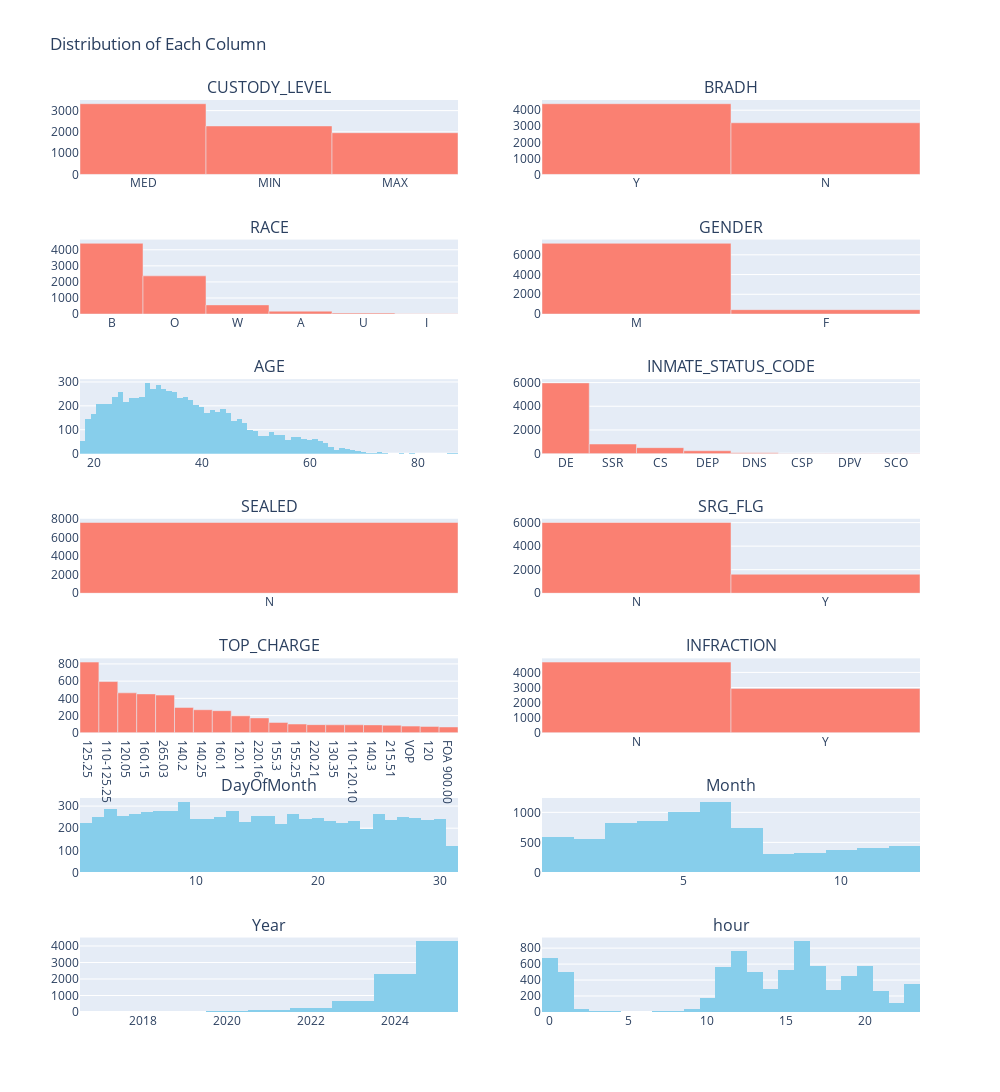

The code cell stored with this chart in its notebook:
### Markdown cell above
EXPLORATORY DATA ANALYSIS

### Code cell
from plotly.subplots import make_subplots

import plotly.graph_objects as go

# Identify numeric and categorical columns
numeric_cols = CU.select_dtypes(include='number').columns
categorical_cols = CU.select_dtypes(include='object').columns

total_cols = len(CU.columns)
rows = (total_cols + 1) // 2

fig = make_subplots(rows=rows, cols=2, subplot_titles=CU.columns)
for i, col in enumerate(CU.columns):
    row = i // 2 + 1
    col_pos = i % 2 + 1
    if col in numeric_cols:
        fig.add_trace(
            go.Histogram(x=CU[col], name=col, marker_color='skyblue'),
            row=row, col=col_pos
        )
    else:
        value_counts = CU[col].value_counts().sort_values(ascending=False)[:20]  # top 20 for readability
        fig.add_trace(
            go.Bar(x=value_counts.index, y=value_counts.values, name=col, marker_color='salmon'),
            row=row, col=col_pos
        )

fig.update_layout(height=rows*350, width=1000, title_text="Distribution of Each Column", showlegend=False)
fig.show()

### Figure 1 — Plotly figure (JSON) as saved in the notebook; plotly's stock layout.template omitted (floating-point values rounded to 4 significant figures; data arrays with more than 128 entries replaced by an {"elided": "..."} marker saying what was removed)
{"data": [{"marker": {"color": "salmon"}, "name": "CUSTODY_LEVEL", "type": "bar", "x": ["MED", "MIN", "MAX"], "xaxis": "x", "y": [3324, 2280, 1961], "yaxis": "y"}, {"marker": {"color": "salmon"}, "name": "BRADH", "type": "bar", "x": ["Y", "N"], "xaxis": "x2", "y": [4404, 3218], "yaxis": "y2"}, {"marker": {"color": "salmon"}, "name": "RACE", "type": "bar", "x": ["B", "O", "W", "A", "U", "I"], "xaxis": "x3", "y": [4401, 2376, 570, 179, 61, 19], "yaxis": "y3"}, {"marker": {"color": "salmon"}, "name": "GENDER", "type": "bar", "x": ["M", "F"], "xaxis": "x4", "y": [7161, 445], "yaxis": "y4"}, {"marker": {"color": "skyblue"}, "name": "AGE", "type": "histogram", "x": {"elided": "7622 float values"}, "xaxis": "x5", "yaxis": "y5"}, {"marker": {"color": "salmon"}, "name": "INMATE_STATUS_CODE", "type": "bar", "x": ["DE", "SSR", "CS", "DEP", "DNS", "CSP", "DPV", "SCO"], "xaxis": "x6", "y": [5972, 813, 506, 243, 64, 17, 6, 1], "yaxis": "y6"}, {"marker": {"color": "salmon"}, "name": "SEALED", "type": "bar", "x": ["N"], "xaxis": "x7", "y": [7622], "yaxis": "y7"}, {"marker": {"color": "salmon"}, "name": "SRG_FLG", "type": "bar", "x": ["N", "Y"], "xaxis": "x8", "y": [6010, 1612], "yaxis": "y8"}, {"marker": {"color": "salmon"}, "name": "TOP_CHARGE", "type": "bar", "x": ["125.25", "110-125.25", "120.05", "160.15", "265.03", "140.2", "140.25", "160.1", "120.1", "220.16", "155.3", "155.25", "220.21", "130.35", "110-120.10", "140.3", "215.51", "VOP", "120", "FOA 900.00"], "xaxis": "x9", "y": [821, 595, 464, 452, 438, 295, 268, 257, 197, 173, 121, 102, 95, 93, 93, 92, 88, 78, 74, 68], "yaxis": "y9"}, {"marker": {"color": "salmon"}, "name": "INFRACTION", "type": "bar", "x": ["N", "Y"], "xaxis": "x10", "y": [4683, 2939], "yaxis": "y10"}, {"marker": {"color": "skyblue"}, "name": "DayOfMonth", "type": "histogram", "x": {"elided": "7622 int values"}, "xaxis": "x11", "yaxis": "y11"}, {"marker": {"color": "skyblue"}, "name": "Month", "type": "histogram", "x": {"elided": "7622 int values"}, "xaxis": "x12", "yaxis": "y12"}, {"marker": {"color": "skyblue"}, "name": "Year", "type": "histogram", "x": {"elided": "7622 int values"}, "xaxis": "x13", "yaxis": "y13"}, {"marker": {"color": "skyblue"}, "name": "hour", "type": "histogram", "x": {"elided": "7622 int values"}, "xaxis": "x14", "yaxis": "y14"}], "layout": {"annotations": [{"font": {"size": 16}, "showarrow": false, "text": "CUSTODY_LEVEL", "x": 0.225, "xanchor": "center", "xref": "paper", "y": 1.0, "yanchor": "bottom", "yref": "paper"}, {"font": {"size": 16}, "showarrow": false, "text": "BRADH", "x": 0.775, "xanchor": "center", "xref": "paper", "y": 1.0, "yanchor": "bottom", "yref": "paper"}, {"font": {"size": 16}, "showarrow": false, "text": "RACE", "x": 0.225, "xanchor": "center", "xref": "paper", "y": 0.8469, "yanchor": "bottom", "yref": "paper"}, {"font": {"size": 16}, "showarrow": false, "text": "GENDER", "x": 0.775, "xanchor": "center", "xref": "paper", "y": 0.8469, "yanchor": "bottom", "yref": "paper"}, {"font": {"size": 16}, "showarrow": false, "text": "AGE", "x": 0.225, "xanchor": "center", "xref": "paper", "y": 0.6939, "yanchor": "bottom", "yref": "paper"}, {"font": {"size": 16}, "showarrow": false, "text": "INMATE_STATUS_CODE", "x": 0.775, "xanchor": "center", "xref": "paper", "y": 0.6939, "yanchor": "bottom", "yref": "paper"}, {"font": {"size": 16}, "showarrow": false, "text": "SEALED", "x": 0.225, "xanchor": "center", "xref": "paper", "y": 0.5408, "yanchor": "bottom", "yref": "paper"}, {"font": {"size": 16}, "showarrow": false, "text": "SRG_FLG", "x": 0.775, "xanchor": "center", "xref": "paper", "y": 0.5408, "yanchor": "bottom", "yref": "paper"}, {"font": {"size": 16}, "showarrow": false, "text": "TOP_CHARGE", "x": 0.225, "xanchor": "center", "xref": "paper", "y": 0.3878, "yanchor": "bottom", "yref": "paper"}, {"font": {"size": 16}, "showarrow": false, "text": "INFRACTION", "x": 0.775, "xanchor": "center", "xref": "paper", "y": 0.3878, "yanchor": "bottom", "yref": "paper"}, {"font": {"size": 16}, "showarrow": false, "text": "DayOfMonth", "x": 0.225, "xanchor": "center", "xref": "paper", "y": 0.2347, "yanchor": "bottom", "yref": "paper"}, {"font": {"size": 16}, "showarrow": false, "text": "Month", "x": 0.775, "xanchor": "center", "xref": "paper", "y": 0.2347, "yanchor": "bottom", "yref": "paper"}, {"font": {"size": 16}, "showarrow": false, "text": "Year", "x": 0.225, "xanchor": "center", "xref": "paper", "y": 0.08163, "yanchor": "bottom", "yref": "paper"}, {"font": {"size": 16}, "showarrow": false, "text": "hour", "x": 0.775, "xanchor": "center", "xref": "paper", "y": 0.08163, "yanchor": "bottom", "yref": "paper"}], "height": 2450, "showlegend": false, "title": {"text": "Distribution of Each Column"}, "width": 1000, "xaxis": {"anchor": "y", "autorange": true, "domain": [0, 0.45], "range": [-0.5, 2.5], "type": "category"}, "xaxis10": {"anchor": "y10", "autorange": true, "domain": [0.55, 1], "range": [-0.5, 1.5], "type": "category"}, "xaxis11": {"anchor": "y11", "autorange": true, "domain": [0, 0.45], "range": [0.5, 31.5], "type": "linear"}, "xaxis12": {"anchor": "y12", "autorange": true, "domain": [0.55, 1], "range": [0.5, 12.5], "type": "linear"}, "xaxis13": {"anchor": "y13", "autorange": true, "domain": [0, 0.45], "range": [2016.0, 2026.0], "type": "linear"}, "xaxis14": {"anchor": "y14", "autorange": true, "domain": [0.55, 1], "range": [-0.5, 23.5], "type": "linear"}, "xaxis2": {"anchor": "y2", "autorange": true, "domain": [0.55, 1], "range": [-0.5, 1.5], "type": "category"}, "xaxis3": {"anchor": "y3", "autorange": true, "domain": [0, 0.45], "range": [-0.5, 5.5], "type": "category"}, "xaxis4": {"anchor": "y4", "autorange": true, "domain": [0.55, 1], "range": [-0.5, 1.5], "type": "category"}, "xaxis5": {"anchor": "y5", "autorange": true, "domain": [0, 0.45], "range": [17.5, 87.5], "type": "linear"}, "xaxis6": {"anchor": "y6", "autorange": true, "domain": [0.55, 1], "range": [-0.5, 7.5], "type": "category"}, "xaxis7": {"anchor": "y7", "autorange": true, "domain": [0, 0.45], "range": [-0.5, 0.5], "type": "category"}, "xaxis8": {"anchor": "y8", "autorange": true, "domain": [0.55, 1], "range": [-0.5, 1.5], "type": "category"}, "xaxis9": {"anchor": "y9", "autorange": true, "domain": [0, 0.45], "range": [-0.5, 19.5], "type": "category"}, "yaxis": {"anchor": "x", "autorange": true, "domain": [0.9184, 1.0], "range": [0, 3499.0], "type": "linear"}, "yaxis10": {"anchor": "x10", "autorange": true, "domain": [0.3061, 0.3878], "range": [0, 4929.0], "type": "linear"}, "yaxis11": {"anchor": "x11", "autorange": true, "domain": [0.1531, 0.2347], "range": [0, 336.8]}, "yaxis12": {"anchor": "x12", "autorange": true, "domain": [0.1531, 0.2347], "range": [0, 1240]}, "yaxis13": {"anchor": "x13", "autorange": true, "domain": [0, 0.08163], "range": [0, 4513.0]}, "yaxis14": {"anchor": "x14", "autorange": true, "domain": [0, 0.08163], "range": [0, 932.6]}, "yaxis2": {"anchor": "x2", "autorange": true, "domain": [0.9184, 1.0], "range": [0, 4636.0], "type": "linear"}, "yaxis3": {"anchor": "x3", "autorange": true, "domain": [0.7653, 0.8469], "range": [0, 4633.0], "type": "linear"}, "yaxis4": {"anchor": "x4", "autorange": true, "domain": [0.7653, 0.8469], "range": [0, 7538.0], "type": "linear"}, "yaxis5": {"anchor": "x5", "autorange": true, "domain": [0.6122, 0.6939], "range": [0, 311.6]}, "yaxis6": {"anchor": "x6", "autorange": true, "domain": [0.6122, 0.6939], "range": [0, 6286.0], "type": "linear"}, "yaxis7": {"anchor": "x7", "autorange": true, "domain": [0.4592, 0.5408], "range": [0, 8023.0], "type": "linear"}, "yaxis8": {"anchor": "x8", "autorange": true, "domain": [0.4592, 0.5408], "range": [0, 6326.0], "type": "linear"}, "yaxis9": {"anchor": "x9", "autorange": true, "domain": [0.3061, 0.3878], "range": [0, 864.2], "type": "linear"}}}
